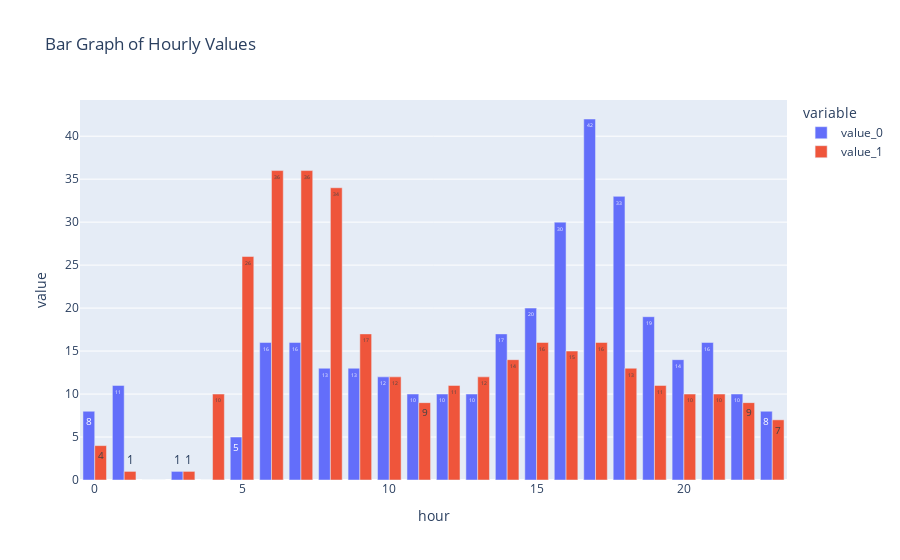

The notebook cell this image was saved under:
### Code cell
hourly_times
#  hourly_times[f'{timeA.hour}_{train["direction_id"]}']
hourly_times_df = pd.DataFrame(list(hourly_times.items()), columns=["hour", "value"])


# Split the lists in the 'value' column into separate columns
df_split = hourly_times_df["value"].apply(pd.Series)

# Rename the new columns
df_split.columns = ["value_0", "value_1"]

# Concatenate the new columns back with the 'hour' column
hourly_times_df = pd.concat([hourly_times_df["hour"], df_split], axis=1)


hourly_times_df["hour"] = hourly_times_df["hour"].astype(int)
hourly_times_df.sort_values(by='hour')
hourly_times_df = hourly_times_df.set_index("hour").reindex(range(24), fill_value=0).reset_index()
fig = px.bar(hourly_times_df, 
             x="hour", 
             y=["value_0", "value_1"],
              title="Bar Graph of Hourly Values",
              text_auto=True,
              barmode="group")

# # Show the figure
fig.show()

### Figure 1 — Plotly figure (JSON) as saved in the notebook; plotly's stock layout.template omitted (floating-point values rounded to 4 significant figures)
{"data": [{"alignmentgroup": "True", "hovertemplate": "variable=value_0<br>hour=%{x}<br>value=%{y}<extra></extra>", "legendgroup": "value_0", "marker": {"color": "#636efa", "pattern": {"shape": ""}}, "name": "value_0", "offsetgroup": "value_0", "orientation": "v", "showlegend": true, "textposition": "auto", "texttemplate": "%{y}", "type": "bar", "x": [0, 1, 2, 3, 4, 5, 6, 7, 8, 9, 10, 11, 12, 13, 14, 15, 16, 17, 18, 19, 20, 21, 22, 23], "xaxis": "x", "y": [8, 11, 0, 1, 0, 5, 16, 16, 13, 13, 12, 10, 10, 10, 17, 20, 30, 42, 33, 19, 14, 16, 10, 8], "yaxis": "y"}, {"alignmentgroup": "True", "hovertemplate": "variable=value_1<br>hour=%{x}<br>value=%{y}<extra></extra>", "legendgroup": "value_1", "marker": {"color": "#EF553B", "pattern": {"shape": ""}}, "name": "value_1", "offsetgroup": "value_1", "orientation": "v", "showlegend": true, "textposition": "auto", "texttemplate": "%{y}", "type": "bar", "x": [0, 1, 2, 3, 4, 5, 6, 7, 8, 9, 10, 11, 12, 13, 14, 15, 16, 17, 18, 19, 20, 21, 22, 23], "xaxis": "x", "y": [4, 1, 0, 1, 10, 26, 36, 36, 34, 17, 12, 9, 11, 12, 14, 16, 15, 16, 13, 11, 10, 10, 9, 7], "yaxis": "y"}], "layout": {"barmode": "group", "legend": {"title": {"text": "variable"}, "tracegroupgap": 0}, "title": {"text": "Bar Graph of Hourly Values"}, "xaxis": {"anchor": "y", "domain": [0, 1], "title": {"text": "hour"}}, "yaxis": {"anchor": "x", "domain": [0, 1], "title": {"text": "value"}}}}
